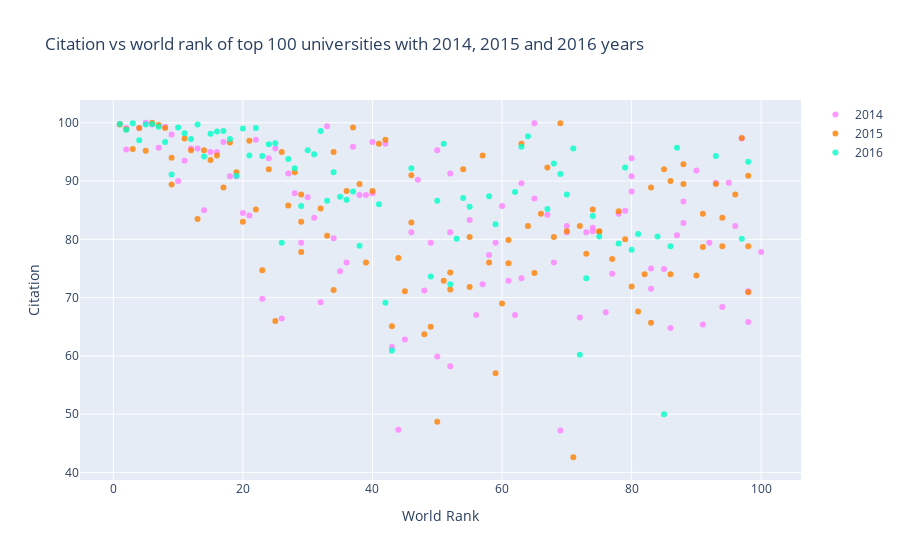

Source (notebook cell):
### Code cell
# prepare data frames
df2014 = times_df[times_df.year == 2014].iloc[:100,:]
df2015 = times_df[times_df.year == 2015].iloc[:100,:]
df2016 = times_df[times_df.year == 2016].iloc[:100,:]
# import graph objects as "go"
import plotly.graph_objs as go
# creating trace1
trace1 =go.Scatter(
                    x = df2014.world_rank,
                    y = df2014.citations,
                    mode = "markers",
                    name = "2014",
                    marker = dict(color = 'rgba(255, 128, 255, 0.8)'),
                    text= df2014.university_name)
# creating trace2
trace2 =go.Scatter(
                    x = df2015.world_rank,
                    y = df2015.citations,
                    mode = "markers",
                    name = "2015",
                    marker = dict(color = 'rgba(255, 128, 2, 0.8)'),
                    text= df2015.university_name)
# creating trace3
trace3 =go.Scatter(
                    x = df2016.world_rank,
                    y = df2016.citations,
                    mode = "markers",
                    name = "2016",
                    marker = dict(color = 'rgba(0, 255, 200, 0.8)'),
                    text= df2016.university_name)
data = [trace1, trace2, trace3]
layout = dict(title = 'Citation vs world rank of top 100 universities with 2014, 2015 and 2016 years',
              xaxis= dict(title= 'World Rank',ticklen= 5,zeroline= False),
              yaxis= dict(title= 'Citation',ticklen= 5,zeroline= False)
             )
fig = dict(data = data, layout = layout)
iplot(fig)

### Figure 1 — Plotly figure (JSON) as saved in the notebook; plotly's stock layout.template omitted (floating-point values rounded to 4 significant figures)
{"data": [{"name": "2014", "text": ["California Institute of Technology", "Harvard University", "University of Oxford", "Stanford University", "Massachusetts Institute of Technology", "Princeton University", "University of Cambridge", "University of California, Berkeley", "University of Chicago", "Imperial College London", "Yale University", "University of California, Los Angeles", "Columbia University", "ETH Zurich – Swiss Federal Institute of Technology Zurich", "Johns Hopkins University", "University of Pennsylvania", "Duke University", "University of Michigan", "Cornell University", "University of Toronto", "University College London", "Northwestern University", "University of Tokyo", "Carnegie Mellon University", "University of Washington", "National University of Singapore", "University of Texas at Austin", "Georgia Institute of Technology", "University of Illinois at Urbana-Champaign", "University of Wisconsin-Madison", "University of British Columbia", "London School of Economics and Political Science", "University of California, Santa Barbara", "University of Melbourne", "McGill University", "Karolinska Institute", "École Polytechnique Fédérale de Lausanne", "King’s College London", "University of Edinburgh", "New York University", "University of California, San Diego", "Washington University in St Louis", "University of Hong Kong", "Seoul National University", "Peking University", "University of Minnesota", "University of North Carolina at Chapel Hill", "Australian National University", "Pennsylvania State University", "Boston University", "Tsinghua University", "Brown University", "Kyoto University", "University of California, Davis", "LMU Munich", "Korea Advanced Institute of Science and Technology (KAIST)", "Hong Kong University of Science and Technology", "University of Manchester", "Ohio State University", "Pohang University of Science and Technology", "KU Leuven", "Purdue University", "The University of Queensland", "University of Göttingen", "Rice University", "École Normale Supérieure", "Leiden University", "Heidelberg University", "Delft University of Technology", "University of Southern California", "École Polytechnique", "University of Sydney", "Erasmus University Rotterdam", "University of Basel", "Utrecht University", "Nanyang Technological University", "Wageningen University and Research Center", "University of Pittsburgh", "University of Bristol", "Durham University", "Emory University", "Tufts University", "Michigan State University", "University of Amsterdam", "Ghent University", "Free University of Berlin", "Technical University of Munich", "Case Western Reserve University", "Vanderbilt University", "University of Notre Dame", "Monash University", "McMaster University", "University of California, Irvine", "Humboldt University of Berlin", "University of Rochester", "Pierre and Marie Curie University", "University of Colorado Boulder", "Maastricht University", "University of Groningen", "University of Helsinki"], "y": [99.8, 99.1, 95.4, 99.1, 100, 99.7, 95.7, 99.3, 98, 90, 93.5, 95.6, 95.6, 85, 95, 95, 96.7, 90.8, 90.8, 84.5, 84.1, 97.1, 69.8, 93.9, 95.6, 66.4, 91.3, 87.9, 79.4, 87.2, 83.7, 69.2, 99.4, 80.2, 74.5, 76, 95.9, 87.6, 87.6, 87.9, 96.7, 96.4, 61.5, 47.3, 62.8, 81.2, 90.2, 71.2, 79.4, 95.3, 59.9, 91.3, 58.2, 81.2, 83.3, 67, 72.3, 77.3, 79.4, 85.7, 72.9, 67, 73.3, 89.6, 99.9, 87, 84.2, 76, 47.2, 81.2, 82.3, 66.6, 81.2, 81.4, 82, 67.5, 74.1, 84.4, 84.9, 88.2, 90.8, 93.9, 71.5, 75, 74.9, 64.8, 80.7, 82.8, 86.5, 91.8, 65.4, 79.4, 89.7, 68.4, 89.7, 82.3, 97.3, 65.8, 71.1, 77.8], "mode": "markers", "marker": {"color": "rgba(255, 128, 255, 0.8)"}, "x": ["1", "2", "2", "4", "5", "6", "7", "8", "9", "10", "11", "12", "13", "14", "15", "16", "17", "18", "19", "20", "21", "22", "23", "24", "25", "26", "27", "28", "29", "30", "31", "32", "33", "34", "35", "36", "37", "38", "39", "40", "40", "42", "43", "44", "45", "46", "47", "48", "49", "50", "50", "52", "52", "52", "55", "56", "57", "58", "59", "60", "61", "62", "63", "63", "65", "65", "67", "68", "69", "70", "70", "72", "73", "74", "74", "76", "77", "78", "79", "80", "80", "80", "83", "83", "85", "86", "87", "88", "88", "90", "91", "92", "93", "94", "95", "96", "97", "98", "98", "100"], "type": "scatter"}, {"name": "2015", "text": ["California Institute of Technology", "Harvard University", "University of Oxford", "Stanford University", "University of Cambridge", "Massachusetts Institute of Technology", "Princeton University", "University of California, Berkeley", "Imperial College London", "Yale University", "University of Chicago", "University of California, Los Angeles", "ETH Zurich – Swiss Federal Institute of Technology Zurich", "Columbia University", "Johns Hopkins University", "University of Pennsylvania", "University of Michigan", "Duke University", "Cornell University", "University of Toronto", "Northwestern University", "University College London", "University of Tokyo", "Carnegie Mellon University", "National University of Singapore", "University of Washington", "Georgia Institute of Technology", "University of Texas at Austin", "LMU Munich", "University of Illinois at Urbana-Champaign", "University of Wisconsin-Madison", "University of British Columbia", "University of Melbourne", "London School of Economics and Political Science", "École Polytechnique Fédérale de Lausanne", "University of Edinburgh", "University of California, Santa Barbara", "New York University", "McGill University", "King’s College London", "University of California, San Diego", "Washington University in St Louis", "University of Hong Kong", "Karolinska Institute", "Australian National University", "University of Minnesota", "University of North Carolina at Chapel Hill", "Peking University", "Tsinghua University", "Seoul National University", "Hong Kong University of Science and Technology", "Korea Advanced Institute of Science and Technology (KAIST)", "University of Manchester", "Brown University", "KU Leuven", "University of California, Davis", "Boston University", "Pennsylvania State University", "Kyoto University", "University of Sydney", "Nanyang Technological University", "École Polytechnique", "Scuola Normale Superiore di Pisa", "Leiden University", "The University of Queensland", "Pohang University of Science and Technology", "University of Göttingen", "Ohio State University", "Rice University", "Heidelberg University", "Delft University of Technology", "Erasmus University Rotterdam", "Wageningen University and Research Center", "University of Bristol", "University of Basel", "University of Southern California", "University of Amsterdam", "École Normale Supérieure", "Utrecht University", "Humboldt University of Berlin", "Free University of Berlin", "Michigan State University", "Durham University", "Monash University", "Middle East Technical University", "University of Arizona", "University of Notre Dame", "Tufts University", "University of California, Irvine", "Ghent University", "University of Massachusetts", "University of Pittsburgh", "Emory University", "McMaster University", "University of Glasgow", "Vanderbilt University", "University of Colorado Boulder", "Stockholm University", "Technical University of Munich", "Uppsala University"], "y": [99.7, 98.9, 95.5, 99.1, 95.2, 100, 99.6, 99.1, 89.4, 94, 97.3, 95.3, 83.5, 95.3, 93.6, 94.4, 88.9, 96.6, 91.5, 83, 96.9, 85.1, 74.7, 92, 66, 95, 85.8, 91.5, 83, 77.8, 87.7, 85.3, 80.6, 71.3, 95, 88.3, 99.2, 89.5, 76, 88.3, 96.4, 97.1, 65.1, 76.8, 71.1, 82.9, 91, 63.7, 65, 48.7, 72.9, 71.4, 74.3, 92, 71.8, 80.4, 94.4, 76, 57, 69, 75.9, 79.9, 96.4, 82.3, 74.2, 84.4, 92.3, 80.4, 99.9, 81.4, 42.6, 82.3, 77.5, 85.1, 81.4, 81.3, 76.6, 84.8, 80, 71.9, 67.6, 74, 88.9, 65.7, 92, 74, 90, 92.9, 89.5, 73.8, 78.7, 84.4, 89.5, 78.8, 83.7, 87.7, 97.4, 90.9, 78.8, 70.9], "mode": "markers", "marker": {"color": "rgba(255, 128, 2, 0.8)"}, "x": ["1", "2", "3", "4", "5", "6", "7", "8", "9", "9", "11", "12", "13", "14", "15", "16", "17", "18", "19", "20", "21", "22", "23", "24", "25", "26", "27", "28", "29", "29", "29", "32", "33", "34", "34", "36", "37", "38", "39", "40", "41", "42", "43", "44", "45", "46", "46", "48", "49", "50", "51", "52", "52", "54", "55", "55", "57", "58", "59", "60", "61", "61", "63", "64", "65", "66", "67", "68", "69", "70", "71", "72", "73", "74", "75", "75", "77", "78", "79", "80", "81", "82", "83", "83", "85", "86", "86", "88", "88", "90", "91", "91", "93", "94", "94", "96", "97", "98", "98", "98"], "type": "scatter"}, {"name": "2016", "text": ["California Institute of Technology", "University of Oxford", "Stanford University", "University of Cambridge", "Massachusetts Institute of Technology", "Harvard University", "Princeton University", "Imperial College London", "ETH Zurich – Swiss Federal Institute of Technology Zurich", "University of Chicago", "Johns Hopkins University", "Yale University", "University of California, Berkeley", "University College London", "Columbia University", "University of California, Los Angeles", "University of Pennsylvania", "Cornell University", "University of Toronto", "Duke University", "University of Michigan", "Carnegie Mellon University", "London School of Economics and Political Science", "University of Edinburgh", "Northwestern University", "National University of Singapore", "King’s College London", "Karolinska Institute", "LMU Munich", "New York University", "École Polytechnique Fédérale de Lausanne", "University of Washington", "University of Melbourne", "University of British Columbia", "KU Leuven", "University of Illinois at Urbana-Champaign", "Heidelberg University", "McGill University", "University of California, San Diego", "University of California, Santa Barbara", "Georgia Institute of Technology", "Peking University", "University of Tokyo", "University of California, Davis", "University of Hong Kong", "University of Texas at Austin", "Tsinghua University", "Wageningen University and Research Center", "Humboldt University of Berlin", "University of Wisconsin-Madison", "Brown University", "Australian National University", "Technical University of Munich", "École Normale Supérieure", "Nanyang Technological University", "University of Manchester", "University of Sydney", "University of Amsterdam", "Hong Kong University of Science and Technology", "The University of Queensland", "Washington University in St Louis", "Utrecht University", "University of North Carolina at Chapel Hill", "Boston University", "Delft University of Technology", "University of Minnesota", "Leiden University", "University of Southern California", "University of Bristol", "Durham University", "Erasmus University Rotterdam", "Free University of Berlin", "Monash University", "University of Groningen", "Pennsylvania State University", "University of Glasgow", "University of Helsinki", "University of Tübingen", "University of Pittsburgh", "University of Warwick", "Uppsala University", "University of Copenhagen", "University of New South Wales", "University of Freiburg", "Seoul National University", "University of St Andrews", "Vanderbilt University", "Kyoto University", "Maastricht University", "Emory University", "Lund University", "Ohio State University", "University of Exeter", "University of Bonn", "Georgetown University", "McMaster University", "University of Sheffield", "Queen Mary University of London", "University of Göttingen", "Michigan State University"], "y": [99.8, 98.8, 99.9, 97, 99.7, 99.8, 99.3, 96.7, 91.1, 99.2, 98.2, 97.2, 99.7, 94.2, 98.1, 98.5, 98.6, 97.2, 90.9, 99, 94.4, 99.1, 94.3, 96.3, 96.5, 79.4, 93.8, 92.2, 85.7, 95.3, 94.6, 98.6, 86.6, 91.5, 87.3, 86.8, 88.2, 78.9, 98.7, 99.2, 86, 69.1, 60.9, 84.3, 70.1, 92.2, 58.8, 87.8, 73.6, 86.6, 96.4, 72.3, 80.1, 87.1, 85.6, 77.3, 77.5, 87.4, 82.6, 82.4, 99.2, 88.1, 95.9, 97.7, 61.5, 88, 85.2, 93, 91.2, 87.7, 95.6, 60.2, 73.3, 84, 80.5, 92.3, 82.1, 79.3, 92.3, 78.2, 80.9, 86.2, 82.1, 80.5, 50, 78.8, 95.7, 46.6, 82.7, 96.7, 81.3, 83.2, 94.3, 85.3, 82.5, 84.9, 80.1, 93.3, 72.7, 76.8], "mode": "markers", "marker": {"color": "rgba(0, 255, 200, 0.8)"}, "x": ["1", "2", "3", "4", "5", "6", "7", "8", "9", "10", "11", "12", "13", "14", "15", "16", "17", "18", "19", "20", "21", "22", "23", "24", "25", "26", "27", "28", "29", "30", "31", "32", "33", "34", "35", "36", "37", "38", "=39", "=39", "41", "42", "43", "=44", "=44", "46", "=47", "=47", "49", "50", "51", "52", "53", "54", "55", "=56", "=56", "58", "59", "=60", "=60", "62", "63", "64", "=65", "=65", "67", "68", "69", "70", "71", "72", "73", "74", "75", "=76", "=76", "78", "79", "80", "81", "=82", "=82", "84", "85", "86", "87", "=88", "=88", "=90", "=90", "=90", "93", "=94", "=94", "=94", "97", "98", "=99", "=99"], "type": "scatter"}], "layout": {"yaxis": {"zeroline": false, "ticklen": 5, "title": {"text": "Citation"}}, "xaxis": {"zeroline": false, "ticklen": 5, "title": {"text": "World Rank"}}, "title": {"text": "Citation vs world rank of top 100 universities with 2014, 2015 and 2016 years"}}}
